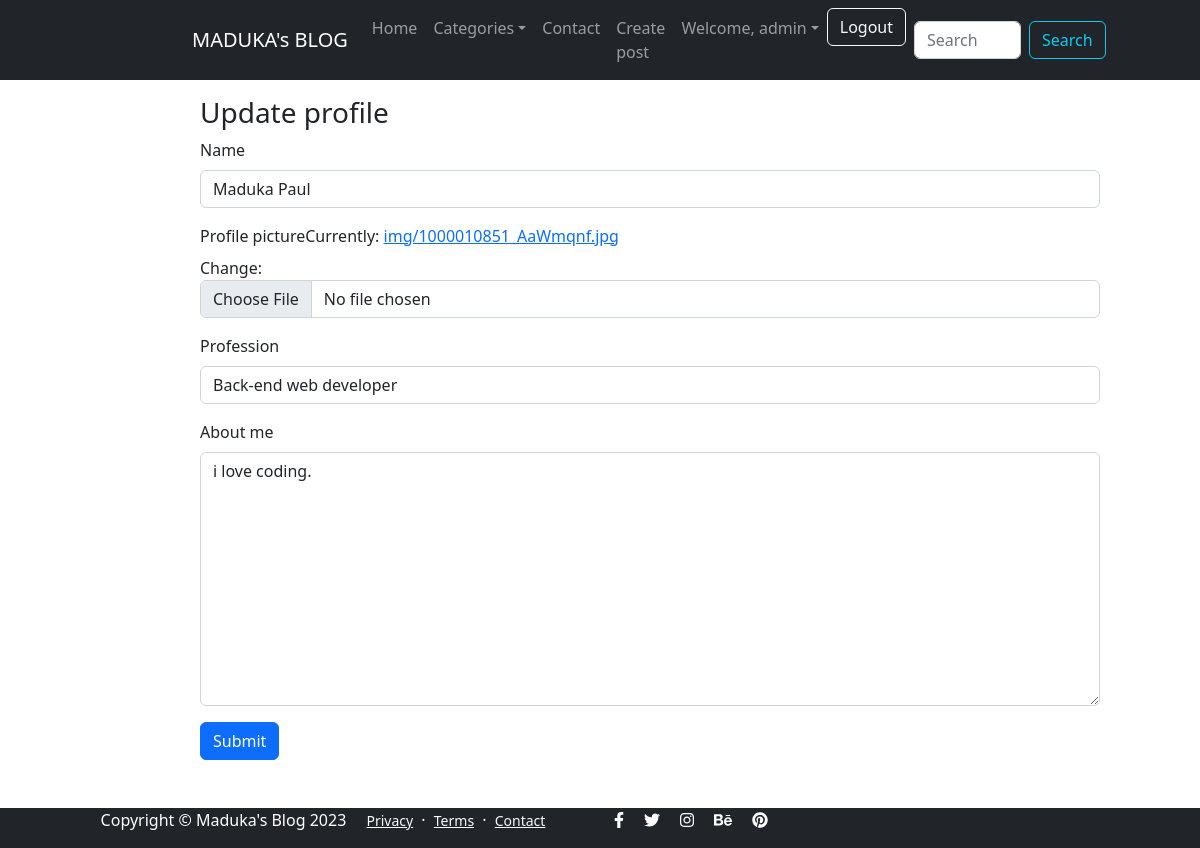
Screenshot of /update-user-profile/ (signed in) with the database file from the repository.
### profiles/models.py (models this page shows, shortened)
class UserProfile(models.Model):
    user = models.OneToOneField(User, on_delete=models.CASCADE)
    name = models.CharField(max_length=200)
    profile_picture = models.ImageField(upload_to='img', default='default.jpg')
    username = models.CharField(max_length=200)
    profession = models.CharField(max_length=200)
    email = models.EmailField()
    about_me = models.TextField(max_length=200)

### profiles/views.py (the view)
# urls.py: path('update-user-profile/', views.update_user_profile, name='update-user-profile'),
@login_required(login_url='login')
def update_user_profile(request):
    profile = request.user.userprofile
    if request.method == 'POST':
        form = UserProfileForm(request.POST, request.FILES, instance=profile)
        if form.is_valid():
            form.save()
            messages.success(request, 'Profile updated successfully')
            return redirect('account')
        else:
            messages.info(request, 'Something went wrong!')
            return redirect('account')
    else:
        form = UserProfileForm(instance=profile)
    context = {
        'form':form
    }
    return render(request, 'update_user_profile.html', context)

### profiles/forms.py
class UserProfileForm(forms.ModelForm):
    class Meta:
        model = UserProfile
        exclude = ['user','username', 'email']

### templates/update_user_profile.html (shortened to what this page needs)
{% extends 'base.html' %}
{% load django_bootstrap5 %}
{% block content %}
<div class="col-9 offset-2 mb-5 mt-3">
    <h3>Update profile</h3>
    <form method="POST" enctype="multipart/form-data">
        {% bootstrap_form form %}
        <button class="btn btn-primary">Submit</button>
    </form>
</div>
{% endblock %}

### templates/partials/_header.html (shortened to what this page needs)
<nav class="navbar navbar-expand-lg navbar-dark bg-dark">
    <div class="container-fluid " style="margin-left: 15%;">
        <a class="navbar-brand" href="{% url 'index' %}">MADUKA's BLOG</a>
        <div class="collapse navbar-collapse" id="navbarSupportedContent">
            <ul class="navbar-nav ms-auto mb-2 mb-lg-0 mx-2">
                <li class="nav-item"><a class="nav-link" href="{% url 'index' %}">Home</a></li>
                <li class="nav-item dropdown">
                    <a class="nav-link dropdown-toggle" id="navbarDropdownPortfolio" role="button"
                        data-bs-toggle="dropdown" aria-expanded="false">Categories</a>
                </li>
                <li class="nav-item"><a class="nav-link" href="{% url 'contact' %}">Contact</a></li>
                {% if request.user.is_staff %}
                <li class="nav-item"><a class="nav-link" href="{% url 'create-post' %}">Create post</a></li>
                {% endif %}
                {% if request.user.is_authenticated %}
                <li class="nav-item dropdown">
                    <a class="nav-link dropdown-toggle" id="navbarDropdownPortfolio" href="#" role="button"
                        data-bs-toggle="dropdown" aria-expanded="false">Welcome, {{ request.user.username }}</a>
                </li>
                <li class="nav-item"><a class="btn btn-outline-light" href="{% url 'logout' %}">Logout</a></li>
                {% else %}
                <li class="nav-item" style="margin-right: 1%;"><a class="btn btn-outline-light" href="{% url 'login' %}">Login</a></li>
                <li class="nav-item"><a class="btn btn-outline-light" href="{% url 'register' %}">Register</a></li>
                {% endif %}
            </ul>
            <div style="margin-right: 10%;">
                <form class="d-flex" role="search">
                    <input class="form-control me-2" type="search" placeholder="Search" aria-label="Search" name="search" value="{{search_querry}}">
                    <button class="btn btn-outline-info" type="submit">Search</button>
                </form>
            </div>
        </div>
    </div>
</nav>

### rows the page displays
UserProfile: name "Maduka Paul", profession "Back-end web developer", about_me "i love coding."

### other values shown
{{ request.user.username }} "admin"
